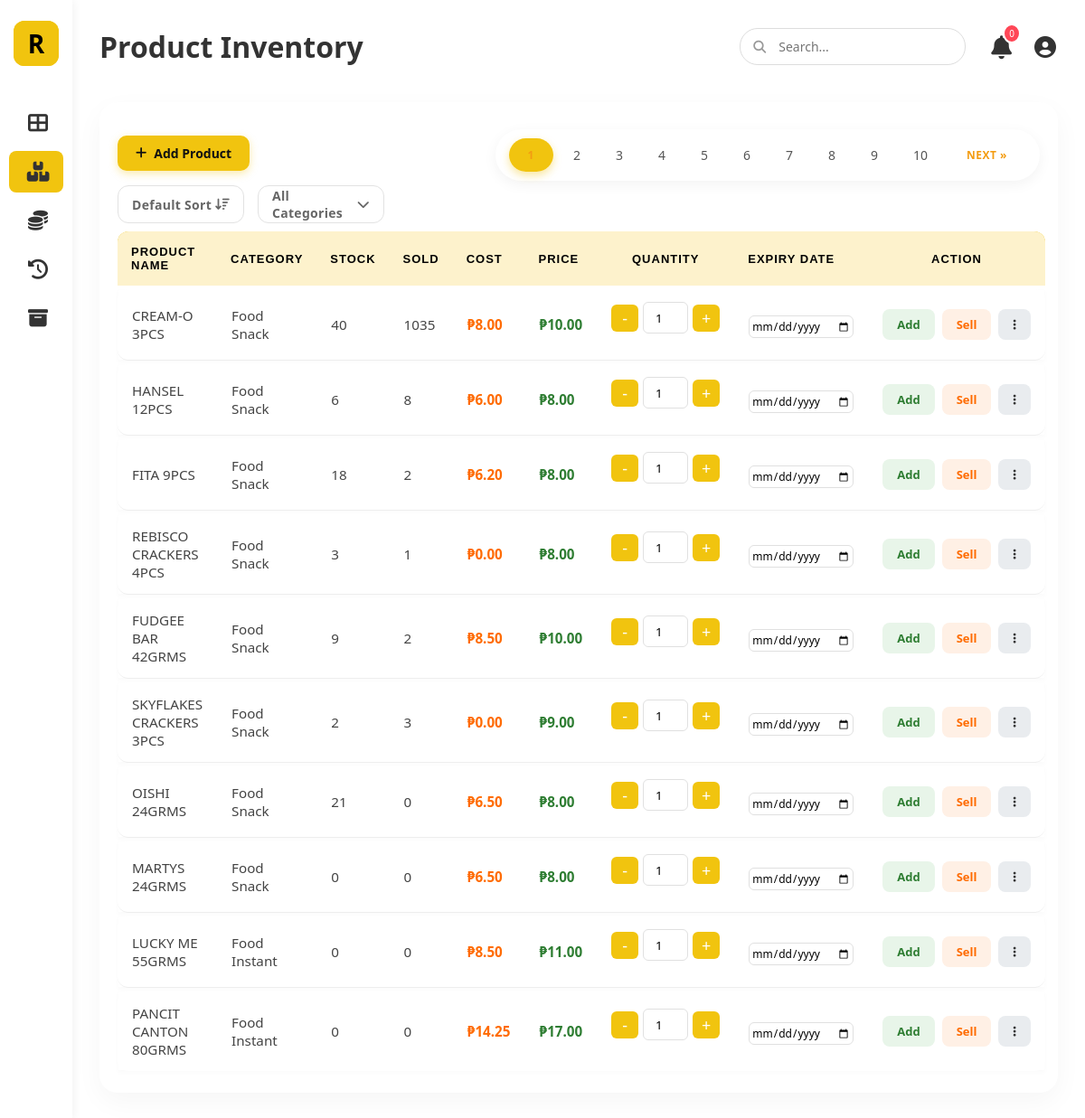
The page /stocks.php (signed in) on the database its author committed.
### tables this page shows
CREATE TABLE `product` (
  `product_id` int(11) NOT NULL,
  `product_name` varchar(255) NOT NULL,
  `category_id` int(11) NOT NULL,
  `cost` decimal(10,2) NOT NULL,
  `price` decimal(11,2) NOT NULL,
  `product_sku` varchar(255) NOT NULL,
  `is_active` tinyint(1) DEFAULT 1
);

CREATE TABLE `category` (
  `category_id` int(11) NOT NULL,
  `category_name` varchar(255) NOT NULL
);

### stocks.php (the view, shortened to what this page needs)
<?php
require 'db_connect.php';
$search = isset($_GET['search']) ? mysqli_real_escape_string($conn, $_GET['search']) : '';
$sort = $_GET['sort'] ?? 'default';
switch ($sort) {
    default:
        $orderBy = "p.product_id ASC";
}
$limit = 10;
$page = isset($_GET['page']) ? (int) $_GET['page'] : 1;
$offset = ($page - 1) * $limit;
$conditions = [];
$conditions[] = "p.is_active = 1";
$whereClause = "WHERE " . implode(" AND ", $conditions);
$total_query = "SELECT COUNT(*) as total
                FROM product p
                JOIN category c ON p.category_id = c.category_id
                $whereClause";
$total_results_res = mysqli_query($conn, $total_query);
$total_row = mysqli_fetch_assoc($total_results_res);
$total_pages = ceil($total_row['total'] / $limit);
$sql = "SELECT p.product_id, p.product_name, p.product_sku, p.cost, p.category_id, c.category_name, p.price,
        SUM(CASE WHEN t.transaction_type = 'IN' THEN t.quantity ELSE 0 END) as total_in,
        SUM(CASE WHEN t.transaction_type = 'OUT' THEN t.quantity ELSE 0 END) as total_out
        FROM product p
        JOIN category c ON p.category_id = c.category_id
        LEFT JOIN stock_transaction t ON p.product_id = t.product_id
        $whereClause
        GROUP BY p.product_id
        ORDER BY $orderBy
        LIMIT $limit OFFSET $offset";
$result = mysqli_query($conn, $sql);
?>
<!DOCTYPE html>
<html lang="en">
<head>
    <link rel="stylesheet" href="style.css">
    <link rel="stylesheet" href="https://cdnjs.cloudflare.com/ajax/libs/font-awesome/6.4.0/css/all.min.css">
</head>
<body>
    <div class="container">
        <aside class="sidebar">
            <div class="logo">
                <a href="dashboard.php" class="logo-r">
                    <div class="logo-r">R</div>
                </a>
            </div>
            <ul class="nav-links">
                <li><a href="dashboard.php"><i class="fas fa-th-large"></i> <span>Dashboard</span></a></li>
                <li class="active"><a href="stocks.php"><i class="fas fa-boxes"></i> <span>Products</span></a></li>
                <li><a href="profit_status.php"><i class="fas fa-coins"></i> <span>Profit Status</span></a></li>
                <li><a href="purchase-history.php"><i class="fas fa-history"></i><span>Transactions History</span></a>
                </li>
                <li><a href="archived_products.php"><i class="fas fa-archive"></i> <span>Archived Products</span></a>
                </li>
            </ul>
        </aside>
        <main class="main-content">
            <header>
                <div class="header-title">
                    <h1>Product Inventory</h1>
                </div>
                <div class="header-right">
                    <div class="search-bar">
                        <form method="GET" action="stocks.php">
                            <input type="text" name="search" placeholder="Search..."
                                value="<?php echo htmlspecialchars($search); ?>">
                        </form>
                    </div>
                    <div class="user-actions">
                        <div class="notification-container">
                            <button class="icon-btn" id="notifBtn">
                                <i class="fas fa-bell"></i>
                                <span class="notif-badge" id="notifCount">0</span>
                            </button>
                        </div>
                        <div class="user-profile-wrapper"
                            style="position: relative !important; display: inline-block !important; vertical-align: middle;">
                            <button class="icon-btn" id="profileBtn" style="cursor: pointer;
                                padding: 2px;
                                display: flex;
                                align-items: center;
                                justify-content: center;
                                transition: opacity 0.2s;" onmouseover="this.style.opacity='0.8'"
                                onmouseout="this.style.opacity='1'">
                                <i class="fas fa-user-circle"
                                    style="font-size: 24px !important; color: #333 !important;"></i>
                            </button>
                        </div>
                    </div>
                </div>
            </header>
            <section class="category-section">
                <div class="top-bar">
                    <button class="add-product-btn" onclick="openAddProductModal()">
                        <i class="fas fa-plus"></i> Add Product
                    </button>
                    <div class="pagination-container">
                        <?php
                        $url_params = '';
                        ?>
                        <div class="pagination">
                            <?php for ($i = 1; $i <= $total_pages; $i++): ?>
                                <a href="?page=<?php echo $i . $url_params; ?>"
                                    class="<?php echo ($page == $i) ? 'active' : ''; ?>">
                                    <?php echo $i; ?>
                                </a>
                            <?php endfor; ?>
                            <?php if ($page < $total_pages): ?>
                                <a href="?page=<?php echo ($page + 1) . $url_params; ?>">Next &raquo;</a>
                            <?php endif; ?>
                        </div>
                    </div>
                    <?php
                    $currentCat = $_GET['category'] ?? 'all';
                    ?>
                    <form method="GET" id="filterForm" action="stocks.php" style="display: flex; gap: 15px;">
                        <div class="modern-dropdown" id="sortDropdown">
                            <div class="dropdown-trigger">
                                <span>
                                    <?php
                                    $labels = [
                                        'default' => 'Default Sort',
                                        'most_sold' => 'Sales: Most Sold',
                                        'least_sold' => 'Sales: Least Sold',
                                        'alpha_asc' => 'Name: A to Z',
                                        'alpha_desc' => 'Name: Z to A',
                                        'price_asc' => 'Price: Low-High',
                                        'price_desc' => 'Price: High-Low',
                                        'stock_low' => 'Stock: Low-High',
                                        'stock_high' => 'Stock: High-Low'
                                    ];
                                    echo $labels[$sort] ?? 'Default Sort';
                                    ?>
                                </span>
                                <i class="fas fa-sort-amount-down"></i>
                            </div>
                        </div>
                        <div class="modern-dropdown" id="categoryDropdown">
                            <div class="dropdown-trigger">
                                <span id="selectedDisplay">
                                    <?php echo ($currentCat === 'all') ? 'All Categories' : str_replace('_', ' ', $currentCat); ?>
                                </span>
                                <i class="fas fa-chevron-down"></i>
                            </div>
                        </div>
                    </form>
                </div>
                <table class="grid-table">
                    <thead class="grid-thead">
                        <tr>
                            <th>Product Name</th>
                            <th>Category</th>
                            <th>Stock</th>
                            <th>Sold</th>
                            <th>Cost</th>
                            <th>Price</th>
                            <th style="text-align: center;">Quantity</th>
                            <th>Expiry Date</th>
                            <th style="text-align: center;">Action</th>
                        </tr>
                    </thead>
                    <tbody id="productBody">
                        <?php while ($row = mysqli_fetch_assoc($result)) {
                            $stock = $row['total_in'] - $row['total_out'];
                            $sold = $row['total_out'];
                            $catAttr = strtoupper(str_replace(' ', '_', $row['category_name']));
                            ?>
                            <tr data-category="<?php echo $catAttr; ?>">
                                <td><?php echo htmlspecialchars($row['product_name']); ?></td>
                                <td><?php echo ucwords(strtolower(str_replace('_', ' ', $row['category_name']))); ?></td>
                                <td><?php echo $stock; ?></td>
                                <td><?php echo $sold; ?></td>
                                <td style="font-weight: bold; color: #ff6b00;">
                                    ₱<?php echo number_format($row['cost'], 2); ?></td>
                                <td style="font-weight: bold; color: #2e7d32;">
                                    ₱<?php echo number_format($row['price'], 2); ?></td>
                                <td>
                                    <div class="quantity-box">
                                        <button onclick="changeQty(this,-1)">-</button>
                                        <input type="number" value="1" min="1" id="qty-<?php echo $row['product_id']; ?>">
                                        <button onclick="changeQty(this,1)">+</button>
                                    </div>
                                </td>
                                <td>
                                    <input type="date" id="expiry-<?php echo $row['product_id']; ?>"
                                        style="margin-top: 5px; font-size: 12px; padding: 2px;">
                                </td>
                                <td>
                                    <div class="action-group" style="display: flex; align-items: center; gap: 8px;">
                                        <button class="add-btn"
                                            onclick="updateStock(<?php echo $row['product_id']; ?>, 'IN')">Add</button>
                                        <button class="sell-btn"
                                            onclick="updateStock(<?php echo $row['product_id']; ?>, 'OUT', <?php echo $stock; ?>)">Sell</button>
                                        <div class="action-menu-container">
                                            <button class="action-trigger-btn"
                                                onclick="toggleMenu(event, <?php echo $row['product_id']; ?>)">
                                                <i class="fas fa-ellipsis-v"></i>
                                            </button>
                                        </div>
                                    </div>
                                </td>
                            </tr>
                        <?php } ?>
                    </tbody>
                </table>
            </section>
        </main>
    </div>
</body>
</html>

### rows shown on the page
product: product_name "CREAM-O 3PCS", category.category_name "Food Snack", stock "40", sold "1035", cost "8.00", price "10.00"
product: product_name "HANSEL 12PCS", category.category_name "Food Snack", stock "6", sold "8", cost "6.00", price "8.00"
product: product_name "FITA 9PCS", category.category_name "Food Snack", stock "18", sold "2", cost "6.20", price "8.00"
product: product_name "REBISCO CRACKERS 4PCS", category.category_name "Food Snack", stock "3", sold "1", cost "0.00", price "8.00"
product: product_name "FUDGEE BAR 42GRMS", category.category_name "Food Snack", stock "9", sold "2", cost "8.50", price "10.00"
product: product_name "SKYFLAKES CRACKERS 3PCS", category.category_name "Food Snack", stock "2", sold "3", cost "0.00", price "9.00"
product: product_name "OISHI 24GRMS", category.category_name "Food Snack", stock "21", sold "0", cost "6.50", price "8.00"
product: product_name "MARTYS 24GRMS", category.category_name "Food Snack", stock "0", sold "0", cost "6.50", price "8.00"
product: product_name "LUCKY ME 55GRMS", category.category_name "Food Instant", stock "0", sold "0", cost "8.50", price "11.00"
product: product_name "PANCIT CANTON 80GRMS", category.category_name "Food Instant", stock "0", sold "0", cost "14.25", price "17.00"

### other values the page prints
$labels[$sort] "Default Sort"
